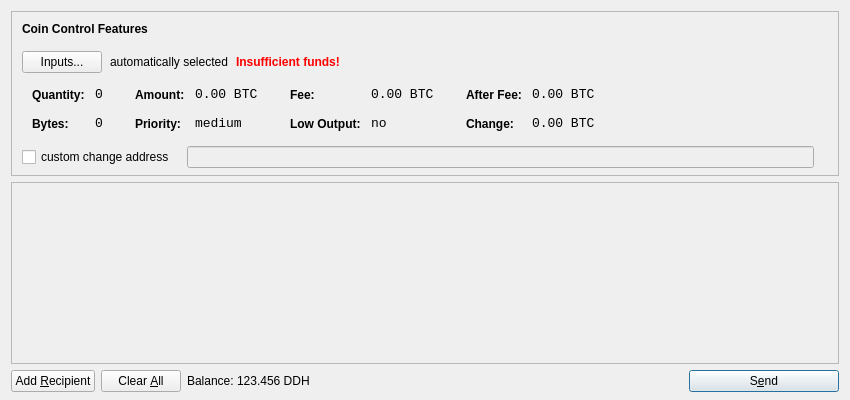
<?xml version="1.0" encoding="UTF-8"?>
<ui version="4.0">
 <class>SendCoinsDialog</class>
 <widget class="QDialog" name="SendCoinsDialog">
  <property name="geometry">
   <rect>
    <x>0</x>
    <y>0</y>
    <width>850</width>
    <height>400</height>
   </rect>
  </property>
  <property name="windowTitle">
   <string>Send Coins</string>
  </property>
  <layout class="QVBoxLayout" name="verticalLayout" stretch="0,1,0">
   <property name="bottomMargin">
    <number>8</number>
   </property>
   <item>
    <widget class="QFrame" name="frameCoinControl">
     <property name="sizePolicy">
      <sizepolicy hsizetype="Expanding" vsizetype="Expanding">
       <horstretch>0</horstretch>
       <verstretch>0</verstretch>
      </sizepolicy>
     </property>
     <property name="maximumSize">
      <size>
       <width>16777215</width>
       <height>16777215</height>
      </size>
     </property>
     <property name="frameShape">
      <enum>QFrame::StyledPanel</enum>
     </property>
     <property name="frameShadow">
      <enum>QFrame::Sunken</enum>
     </property>
     <layout class="QVBoxLayout" name="verticalLayoutCoinControl2">
      <property name="spacing">
       <number>-1</number>
      </property>
      <property name="leftMargin">
       <number>0</number>
      </property>
      <property name="topMargin">
       <number>0</number>
      </property>
      <property name="rightMargin">
       <number>0</number>
      </property>
      <property name="bottomMargin">
       <number>6</number>
      </property>
      <item>
       <layout class="QVBoxLayout" name="verticalLayoutCoinControl" stretch="0,0,0,0,1">
        <property name="spacing">
         <number>0</number>
        </property>
        <property name="leftMargin">
         <number>10</number>
        </property>
        <property name="topMargin">
         <number>10</number>
        </property>
        <item>
         <layout class="QHBoxLayout" name="horizontalLayoutCoinControl1">
          <property name="bottomMargin">
           <number>15</number>
          </property>
          <item>
           <widget class="QLabel" name="labelCoinControlFeatures">
            <property name="sizePolicy">
             <sizepolicy hsizetype="Preferred" vsizetype="Maximum">
              <horstretch>0</horstretch>
              <verstretch>0</verstretch>
             </sizepolicy>
            </property>
            <property name="font">
             <font>
              <weight>75</weight>
              <bold>true</bold>
             </font>
            </property>
            <property name="styleSheet">
             <string notr="true">font-weight:bold;</string>
            </property>
            <property name="text">
             <string>Coin Control Features</string>
            </property>
           </widget>
          </item>
         </layout>
        </item>
        <item>
         <layout class="QHBoxLayout" name="horizontalLayoutCoinControl2" stretch="0,0,0,0">
          <property name="spacing">
           <number>8</number>
          </property>
          <property name="bottomMargin">
           <number>10</number>
          </property>
          <item>
           <widget class="QPushButton" name="pushButtonCoinControl">
            <property name="styleSheet">
             <string notr="true"/>
            </property>
            <property name="text">
             <string>Inputs...</string>
            </property>
           </widget>
          </item>
          <item>
           <widget class="QLabel" name="labelCoinControlAutomaticallySelected">
            <property name="text">
             <string>automatically selected</string>
            </property>
            <property name="margin">
             <number>5</number>
            </property>
           </widget>
          </item>
          <item>
           <widget class="QLabel" name="labelCoinControlInsuffFunds">
            <property name="font">
             <font>
              <weight>75</weight>
              <bold>true</bold>
             </font>
            </property>
            <property name="styleSheet">
             <string notr="true">color:red;font-weight:bold;</string>
            </property>
            <property name="text">
             <string>Insufficient funds!</string>
            </property>
            <property name="margin">
             <number>5</number>
            </property>
           </widget>
          </item>
          <item>
           <spacer name="horizontalSpacerCoinControl">
            <property name="orientation">
             <enum>Qt::Horizontal</enum>
            </property>
            <property name="sizeHint" stdset="0">
             <size>
              <width>40</width>
              <height>1</height>
             </size>
            </property>
           </spacer>
          </item>
         </layout>
        </item>
        <item>
         <widget class="QWidget" name="widgetCoinControl" native="true">
          <property name="sizePolicy">
           <sizepolicy hsizetype="Preferred" vsizetype="Preferred">
            <horstretch>0</horstretch>
            <verstretch>0</verstretch>
           </sizepolicy>
          </property>
          <property name="minimumSize">
           <size>
            <width>0</width>
            <height>0</height>
           </size>
          </property>
          <property name="styleSheet">
           <string notr="true"/>
          </property>
          <layout class="QHBoxLayout" name="horizontalLayoutCoinControl5">
           <property name="margin">
            <number>0</number>
           </property>
           <item>
            <layout class="QHBoxLayout" name="horizontalLayoutCoinControl3" stretch="0,0,0,1">
             <property name="spacing">
              <number>20</number>
             </property>
             <property name="topMargin">
              <number>0</number>
             </property>
             <property name="bottomMargin">
              <number>10</number>
             </property>
             <item>
              <layout class="QFormLayout" name="formLayoutCoinControl1">
               <property name="horizontalSpacing">
                <number>10</number>
               </property>
               <property name="verticalSpacing">
                <number>14</number>
               </property>
               <property name="leftMargin">
                <number>10</number>
               </property>
               <property name="topMargin">
                <number>4</number>
               </property>
               <property name="rightMargin">
                <number>6</number>
               </property>
               <item row="0" column="0">
                <widget class="QLabel" name="labelCoinControlQuantityText">
                 <property name="styleSheet">
                  <string notr="true">font-weight:bold;</string>
                 </property>
                 <property name="text">
                  <string>Quantity:</string>
                 </property>
                 <property name="margin">
                  <number>0</number>
                 </property>
                </widget>
               </item>
               <item row="0" column="1">
                <widget class="QLabel" name="labelCoinControlQuantity">
                 <property name="font">
                  <font>
                   <family>Monospace</family>
                   <pointsize>10</pointsize>
                  </font>
                 </property>
                 <property name="cursor">
                  <cursorShape>IBeamCursor</cursorShape>
                 </property>
                 <property name="contextMenuPolicy">
                  <enum>Qt::ActionsContextMenu</enum>
                 </property>
                 <property name="text">
                  <string notr="true">0</string>
                 </property>
                 <property name="margin">
                  <number>0</number>
                 </property>
                 <property name="textInteractionFlags">
                  <set>Qt::LinksAccessibleByMouse|Qt::TextSelectableByKeyboard|Qt::TextSelectableByMouse</set>
                 </property>
                </widget>
               </item>
               <item row="1" column="0">
                <widget class="QLabel" name="labelCoinControlBytesText">
                 <property name="styleSheet">
                  <string notr="true">font-weight:bold;</string>
                 </property>
                 <property name="text">
                  <string>Bytes:</string>
                 </property>
                </widget>
               </item>
               <item row="1" column="1">
                <widget class="QLabel" name="labelCoinControlBytes">
                 <property name="font">
                  <font>
                   <family>Monospace</family>
                   <pointsize>10</pointsize>
                  </font>
                 </property>
                 <property name="cursor">
                  <cursorShape>IBeamCursor</cursorShape>
                 </property>
                 <property name="contextMenuPolicy">
                  <enum>Qt::ActionsContextMenu</enum>
                 </property>
                 <property name="text">
                  <string notr="true">0</string>
                 </property>
                 <property name="textInteractionFlags">
                  <set>Qt::LinksAccessibleByMouse|Qt::TextSelectableByKeyboard|Qt::TextSelectableByMouse</set>
                 </property>
                </widget>
               </item>
              </layout>
             </item>
             <item>
              <layout class="QFormLayout" name="formLayoutCoinControl2">
               <property name="horizontalSpacing">
                <number>10</number>
               </property>
               <property name="verticalSpacing">
                <number>14</number>
               </property>
               <property name="leftMargin">
                <number>6</number>
               </property>
               <property name="topMargin">
                <number>4</number>
               </property>
               <property name="rightMargin">
                <number>6</number>
               </property>
               <item row="0" column="0">
                <widget class="QLabel" name="labelCoinControlAmountText">
                 <property name="styleSheet">
                  <string notr="true">font-weight:bold;</string>
                 </property>
                 <property name="text">
                  <string>Amount:</string>
                 </property>
                 <property name="margin">
                  <number>0</number>
                 </property>
                </widget>
               </item>
               <item row="0" column="1">
                <widget class="QLabel" name="labelCoinControlAmount">
                 <property name="font">
                  <font>
                   <family>Monospace</family>
                   <pointsize>10</pointsize>
                  </font>
                 </property>
                 <property name="cursor">
                  <cursorShape>IBeamCursor</cursorShape>
                 </property>
                 <property name="contextMenuPolicy">
                  <enum>Qt::ActionsContextMenu</enum>
                 </property>
                 <property name="text">
                  <string notr="true">0.00 BTC</string>
                 </property>
                 <property name="textInteractionFlags">
                  <set>Qt::LinksAccessibleByMouse|Qt::TextSelectableByKeyboard|Qt::TextSelectableByMouse</set>
                 </property>
                </widget>
               </item>
               <item row="1" column="0">
                <widget class="QLabel" name="labelCoinControlPriorityText">
                 <property name="styleSheet">
                  <string notr="true">font-weight:bold;</string>
                 </property>
                 <property name="text">
                  <string>Priority:</string>
                 </property>
                </widget>
               </item>
               <item row="1" column="1">
                <widget class="QLabel" name="labelCoinControlPriority">
                 <property name="font">
                  <font>
                   <family>Monospace</family>
                   <pointsize>10</pointsize>
                  </font>
                 </property>
                 <property name="cursor">
                  <cursorShape>IBeamCursor</cursorShape>
                 </property>
                 <property name="contextMenuPolicy">
                  <enum>Qt::ActionsContextMenu</enum>
                 </property>
                 <property name="text">
                  <string>medium</string>
                 </property>
                 <property name="textInteractionFlags">
                  <set>Qt::LinksAccessibleByMouse|Qt::TextSelectableByKeyboard|Qt::TextSelectableByMouse</set>
                 </property>
                </widget>
               </item>
              </layout>
             </item>
             <item>
              <layout class="QFormLayout" name="formLayoutCoinControl3">
               <property name="horizontalSpacing">
                <number>10</number>
               </property>
               <property name="verticalSpacing">
                <number>14</number>
               </property>
               <property name="leftMargin">
                <number>6</number>
               </property>
               <property name="topMargin">
                <number>4</number>
               </property>
               <property name="rightMargin">
                <number>6</number>
               </property>
               <item row="0" column="0">
                <widget class="QLabel" name="labelCoinControlFeeText">
                 <property name="styleSheet">
                  <string notr="true">font-weight:bold;</string>
                 </property>
                 <property name="text">
                  <string>Fee:</string>
                 </property>
                 <property name="margin">
                  <number>0</number>
                 </property>
                </widget>
               </item>
               <item row="0" column="1">
                <widget class="QLabel" name="labelCoinControlFee">
                 <property name="font">
                  <font>
                   <family>Monospace</family>
                   <pointsize>10</pointsize>
                  </font>
                 </property>
                 <property name="cursor">
                  <cursorShape>IBeamCursor</cursorShape>
                 </property>
                 <property name="contextMenuPolicy">
                  <enum>Qt::ActionsContextMenu</enum>
                 </property>
                 <property name="text">
                  <string notr="true">0.00 BTC</string>
                 </property>
                 <property name="textInteractionFlags">
                  <set>Qt::LinksAccessibleByMouse|Qt::TextSelectableByKeyboard|Qt::TextSelectableByMouse</set>
                 </property>
                </widget>
               </item>
               <item row="1" column="0">
                <widget class="QLabel" name="labelCoinControlLowOutputText">
                 <property name="styleSheet">
                  <string notr="true">font-weight:bold;</string>
                 </property>
                 <property name="text">
                  <string>Low Output:</string>
                 </property>
                </widget>
               </item>
               <item row="1" column="1">
                <widget class="QLabel" name="labelCoinControlLowOutput">
                 <property name="font">
                  <font>
                   <family>Monospace</family>
                   <pointsize>10</pointsize>
                  </font>
                 </property>
                 <property name="cursor">
                  <cursorShape>IBeamCursor</cursorShape>
                 </property>
                 <property name="contextMenuPolicy">
                  <enum>Qt::ActionsContextMenu</enum>
                 </property>
                 <property name="text">
                  <string>no</string>
                 </property>
                 <property name="textInteractionFlags">
                  <set>Qt::LinksAccessibleByMouse|Qt::TextSelectableByKeyboard|Qt::TextSelectableByMouse</set>
                 </property>
                </widget>
               </item>
              </layout>
             </item>
             <item>
              <layout class="QFormLayout" name="formLayoutCoinControl4">
               <property name="horizontalSpacing">
                <number>10</number>
               </property>
               <property name="verticalSpacing">
                <number>14</number>
               </property>
               <property name="leftMargin">
                <number>6</number>
               </property>
               <property name="topMargin">
                <number>4</number>
               </property>
               <property name="rightMargin">
                <number>6</number>
               </property>
               <item row="0" column="0">
                <widget class="QLabel" name="labelCoinControlAfterFeeText">
                 <property name="styleSheet">
                  <string notr="true">font-weight:bold;</string>
                 </property>
                 <property name="text">
                  <string>After Fee:</string>
                 </property>
                 <property name="margin">
                  <number>0</number>
                 </property>
                </widget>
               </item>
               <item row="0" column="1">
                <widget class="QLabel" name="labelCoinControlAfterFee">
                 <property name="font">
                  <font>
                   <family>Monospace</family>
                   <pointsize>10</pointsize>
                  </font>
                 </property>
                 <property name="cursor">
                  <cursorShape>IBeamCursor</cursorShape>
                 </property>
                 <property name="contextMenuPolicy">
                  <enum>Qt::ActionsContextMenu</enum>
                 </property>
                 <property name="text">
                  <string notr="true">0.00 BTC</string>
                 </property>
                 <property name="textInteractionFlags">
                  <set>Qt::LinksAccessibleByMouse|Qt::TextSelectableByKeyboard|Qt::TextSelectableByMouse</set>
                 </property>
                </widget>
               </item>
               <item row="1" column="0">
                <widget class="QLabel" name="labelCoinControlChangeText">
                 <property name="styleSheet">
                  <string notr="true">font-weight:bold;</string>
                 </property>
                 <property name="text">
                  <string>Change:</string>
                 </property>
                </widget>
               </item>
               <item row="1" column="1">
                <widget class="QLabel" name="labelCoinControlChange">
                 <property name="font">
                  <font>
                   <family>Monospace</family>
                   <pointsize>10</pointsize>
                  </font>
                 </property>
                 <property name="cursor">
                  <cursorShape>IBeamCursor</cursorShape>
                 </property>
                 <property name="contextMenuPolicy">
                  <enum>Qt::ActionsContextMenu</enum>
                 </property>
                 <property name="text">
                  <string notr="true">0.00 BTC</string>
                 </property>
                 <property name="textInteractionFlags">
                  <set>Qt::LinksAccessibleByMouse|Qt::TextSelectableByKeyboard|Qt::TextSelectableByMouse</set>
                 </property>
                </widget>
               </item>
              </layout>
             </item>
            </layout>
           </item>
          </layout>
         </widget>
        </item>
        <item>
         <layout class="QHBoxLayout" name="horizontalLayoutCoinControl4" stretch="0,0,0">
          <property name="spacing">
           <number>12</number>
          </property>
          <property name="sizeConstraint">
           <enum>QLayout::SetDefaultConstraint</enum>
          </property>
          <property name="topMargin">
           <number>5</number>
          </property>
          <property name="rightMargin">
           <number>5</number>
          </property>
          <item>
           <widget class="QCheckBox" name="checkBoxCoinControlChange">
            <property name="text">
             <string>custom change address</string>
            </property>
           </widget>
          </item>
          <item>
           <widget class="QLineEdit" name="lineEditCoinControlChange">
            <property name="enabled">
             <bool>false</bool>
            </property>
            <property name="sizePolicy">
             <sizepolicy hsizetype="Expanding" vsizetype="Fixed">
              <horstretch>0</horstretch>
              <verstretch>0</verstretch>
             </sizepolicy>
            </property>
           </widget>
          </item>
          <item>
           <widget class="QLabel" name="labelCoinControlChangeLabel">
            <property name="sizePolicy">
             <sizepolicy hsizetype="Preferred" vsizetype="Expanding">
              <horstretch>0</horstretch>
              <verstretch>0</verstretch>
             </sizepolicy>
            </property>
            <property name="minimumSize">
             <size>
              <width>0</width>
              <height>0</height>
             </size>
            </property>
            <property name="text">
             <string/>
            </property>
            <property name="margin">
             <number>3</number>
            </property>
           </widget>
          </item>
         </layout>
        </item>
        <item>
         <spacer name="verticalSpacerCoinControl">
          <property name="orientation">
           <enum>Qt::Vertical</enum>
          </property>
          <property name="sizeHint" stdset="0">
           <size>
            <width>800</width>
            <height>1</height>
           </size>
          </property>
         </spacer>
        </item>
       </layout>
      </item>
     </layout>
    </widget>
   </item>
   <item>
    <widget class="QScrollArea" name="scrollArea">
     <property name="widgetResizable">
      <bool>true</bool>
     </property>
     <widget class="QWidget" name="scrollAreaWidgetContents">
      <property name="geometry">
       <rect>
        <x>0</x>
        <y>0</y>
        <width>830</width>
        <height>165</height>
       </rect>
      </property>
      <layout class="QVBoxLayout" name="verticalLayout_2">
       <property name="margin">
        <number>0</number>
       </property>
       <item>
        <layout class="QVBoxLayout" name="entries">
         <property name="spacing">
          <number>6</number>
         </property>
        </layout>
       </item>
       <item>
        <spacer name="verticalSpacer">
         <property name="orientation">
          <enum>Qt::Vertical</enum>
         </property>
         <property name="sizeHint" stdset="0">
          <size>
           <width>20</width>
           <height>40</height>
          </size>
         </property>
        </spacer>
       </item>
      </layout>
     </widget>
    </widget>
   </item>
   <item>
    <layout class="QHBoxLayout" name="horizontalLayout">
     <item>
      <widget class="QPushButton" name="addButton">
       <property name="toolTip">
        <string>Send to multiple recipients at once</string>
       </property>
       <property name="text">
        <string>Add &amp;Recipient</string>
       </property>
       <property name="icon">
        <iconset resource="../bitcoin.qrc">
         <normaloff>:/icons/add</normaloff>:/icons/add</iconset>
       </property>
       <property name="autoDefault">
        <bool>false</bool>
       </property>
      </widget>
     </item>
     <item>
      <widget class="QPushButton" name="clearButton">
       <property name="sizePolicy">
        <sizepolicy hsizetype="Minimum" vsizetype="Fixed">
         <horstretch>0</horstretch>
         <verstretch>0</verstretch>
        </sizepolicy>
       </property>
       <property name="toolTip">
        <string>Remove all transaction fields</string>
       </property>
       <property name="text">
        <string>Clear &amp;All</string>
       </property>
       <property name="icon">
        <iconset resource="../bitcoin.qrc">
         <normaloff>:/icons/remove</normaloff>:/icons/remove</iconset>
       </property>
       <property name="autoRepeatDelay">
        <number>300</number>
       </property>
       <property name="autoDefault">
        <bool>false</bool>
       </property>
      </widget>
     </item>
     <item>
      <layout class="QHBoxLayout" name="horizontalLayout_2">
       <property name="spacing">
        <number>3</number>
       </property>
       <item>
        <widget class="QLabel" name="label">
         <property name="text">
          <string>Balance:</string>
         </property>
        </widget>
       </item>
       <item>
        <widget class="QLabel" name="labelBalance">
         <property name="cursor">
          <cursorShape>IBeamCursor</cursorShape>
         </property>
         <property name="text">
          <string>123.456 DDH</string>
         </property>
         <property name="textInteractionFlags">
          <set>Qt::LinksAccessibleByMouse|Qt::TextSelectableByKeyboard|Qt::TextSelectableByMouse</set>
         </property>
        </widget>
       </item>
      </layout>
     </item>
     <item>
      <spacer name="horizontalSpacer">
       <property name="orientation">
        <enum>Qt::Horizontal</enum>
       </property>
       <property name="sizeHint" stdset="0">
        <size>
         <width>40</width>
         <height>20</height>
        </size>
       </property>
      </spacer>
     </item>
     <item>
      <widget class="QPushButton" name="sendButton">
       <property name="minimumSize">
        <size>
         <width>150</width>
         <height>0</height>
        </size>
       </property>
       <property name="toolTip">
        <string>Confirm the send action</string>
       </property>
       <property name="text">
        <string>S&amp;end</string>
       </property>
       <property name="icon">
        <iconset resource="../bitcoin.qrc">
         <normaloff>:/icons/send</normaloff>:/icons/send</iconset>
       </property>
       <property name="default">
        <bool>true</bool>
       </property>
      </widget>
     </item>
    </layout>
   </item>
  </layout>
 </widget>
 <resources>
  <include location="../bitcoin.qrc"/>
 </resources>
 <connections/>
</ui>
